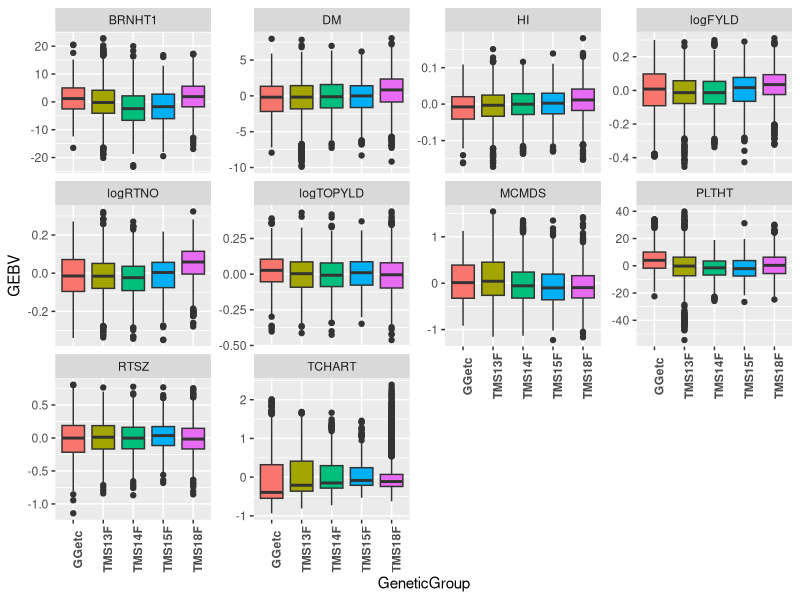
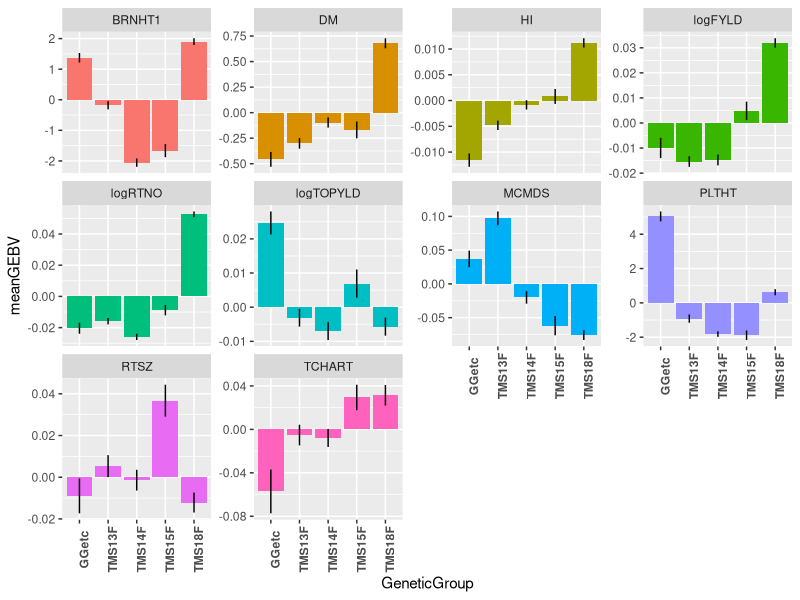

Write the R code that produced these figures, in order.
## ---- chunk 1
knitr::opts_chunk$set(echo = TRUE, message = FALSE, warning = F, tidy = T)
## ---- chunk 2
library(tidyverse); library(magrittr)
gebvs<-read.csv("output/GEBV_IITA_OutliersRemovedTRUE_73119.csv", stringsAsFactors = F) %>% 
  select(-contains("_"))
unique(gebvs$GeneticGroup)
gebvs$GeneticGroup <-factor(gebvs$GeneticGroup,levels=c("GGetc","TMS13F","TMS14F","TMS15F","TMS18F"))
traits<-colnames(gebvs) %>% grep("GID|GeneticGroup",.,value = T, invert = T)
## ---- chunk 3
boxplotGenGain<-function(gebvs,traits){
  # Input
  # traits: vector of columns in df containing gebvs
  # gebvs: an input dataframe with columns containing gebvs
  ## gebvs$GeneticGroup: one column should be named GeneticGroup...
  ##                  and be a factor with levels ordered 
  ##                  in sequence by breeding cycle
  gebvs_long<-gebvs %>% 
    tidyr::pivot_longer(cols=traits,names_to = "Trait",values_to = "GEBV")
  gebvs_long %>% 
    ggplot2::ggplot(.,aes(x=GeneticGroup,y=GEBV, fill=GeneticGroup)) + 
    geom_boxplot() + 
    facet_wrap(~Trait,scales='free_y') + 
    theme(axis.text.x = element_text(face = 'bold',angle = 90),
          legend.position = 'none') }
## ---- chunk 4
boxplotGenGain(gebvs = gebvs,traits = traits)
## ---- chunk 5
barplotGenGain<-function(gebvs,traits){
  # Input
  # traits: vector of columns in df containing gebvs
  # gebvs: an input dataframe with columns containing gebvs
  ## gebvs$GeneticGroup: one column should be named GeneticGroup...
  ##                  and be a factor with levels ordered 
  ##                  in sequence by breeding cycle
gebvs_long<-gebvs %>% 
    tidyr::pivot_longer(cols=traits,names_to = "Trait",values_to = "GEBV")
  
gebvs_long %>% 
  group_by(Trait,GeneticGroup) %>% 
  summarize(meanGEBV=mean(GEBV),
            stdErr=sd(GEBV)/sqrt(n()),
            upperSE=meanGEBV+stdErr,
            lowerSE=meanGEBV-stdErr) %>% 
  ggplot(.,aes(x=GeneticGroup,y=meanGEBV,fill=Trait)) + 
  geom_bar(stat = 'identity') + 
  geom_linerange(aes(ymax=upperSE,
                     ymin=lowerSE)) + 
  facet_wrap(~Trait,scales='free_y') + 
  theme(axis.text.x = element_text(face = 'bold',angle = 90),
        legend.position = 'none') }
## ---- chunk 6
barplotGenGain(gebvs = gebvs,traits = traits)
